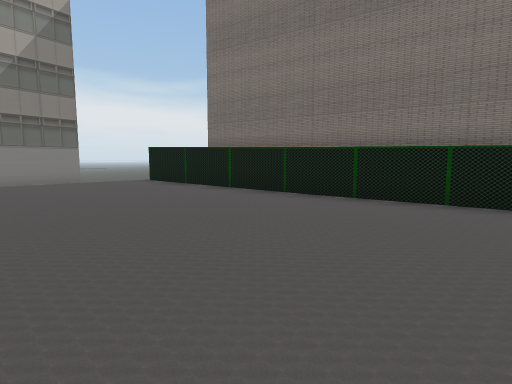
View 1 (above)

24 first-person views from a walk through a scene from a Unity 3-D project. The camera is 1.3 m above the floor, tilts 6° down and sees 80° across. The floor is counted in squares, 2 m on a side. Each view is taken from the middle of a square. On the plan, view 1 faces up. The plan holds only what a view shows up to about 10 squares ahead; the rest is blank. The place goes on beyond the plan. Some surface patterns are stand-ins.

View 2
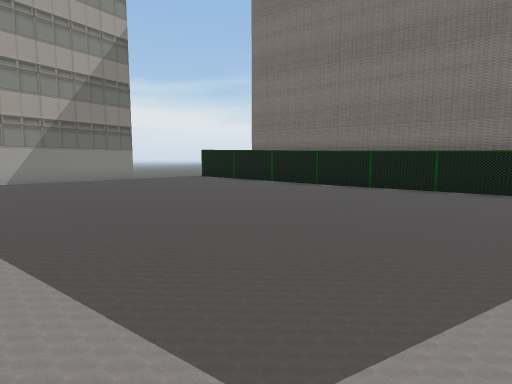

View 3
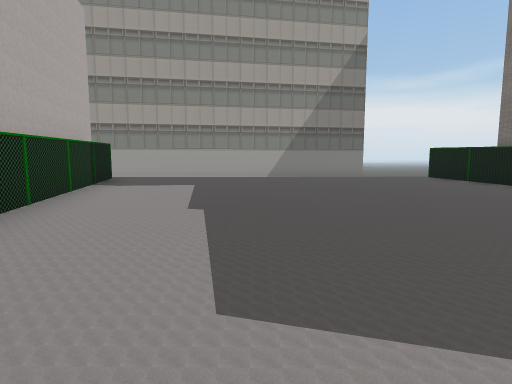

View 4
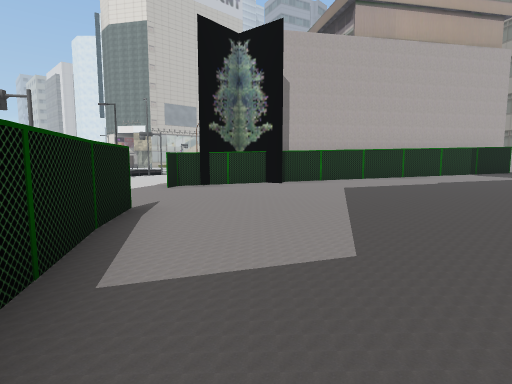

View 5
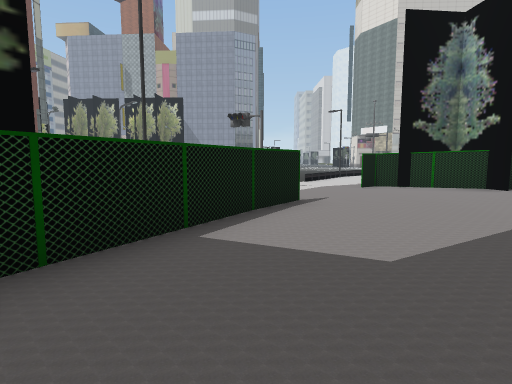

View 6
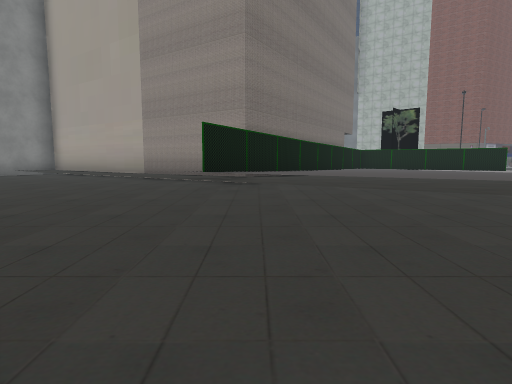

View 7
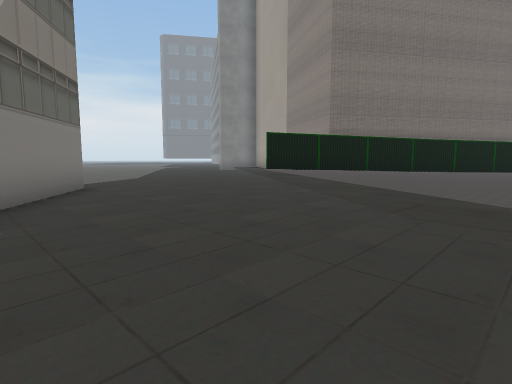

View 8
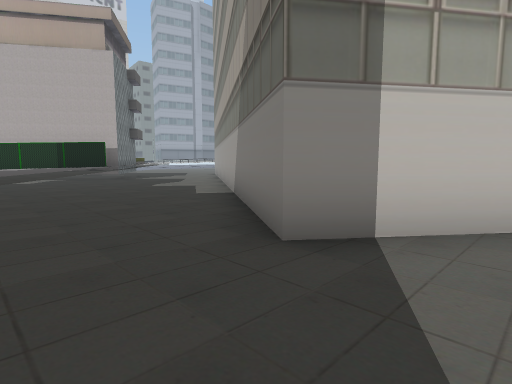

View 9
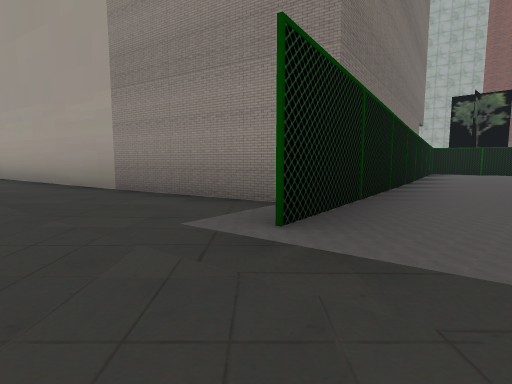

View 10
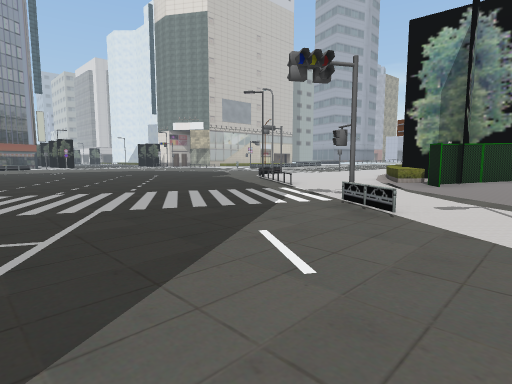

View 11
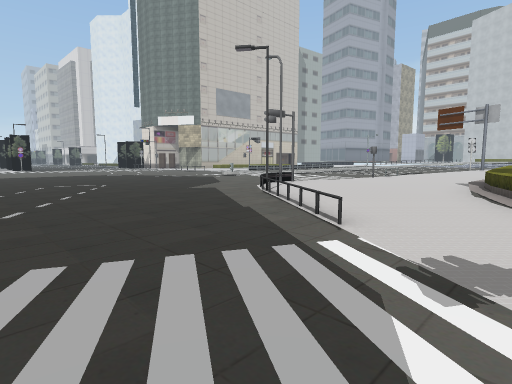

View 12
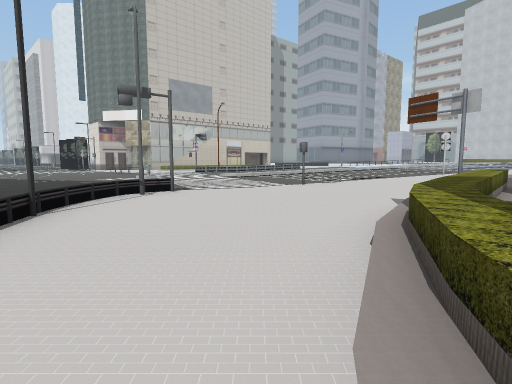

View 13
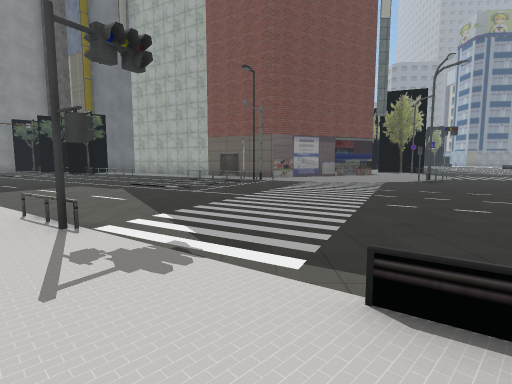

View 14
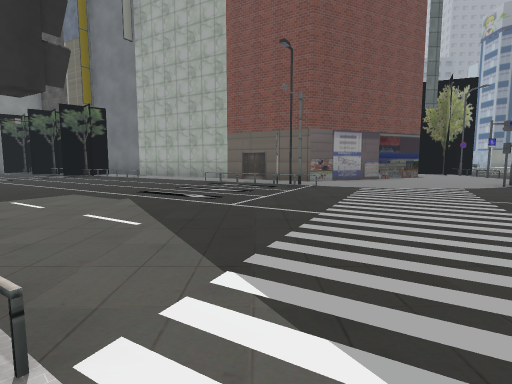

View 15
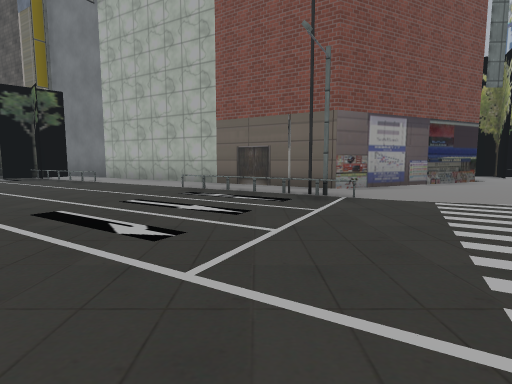

View 16
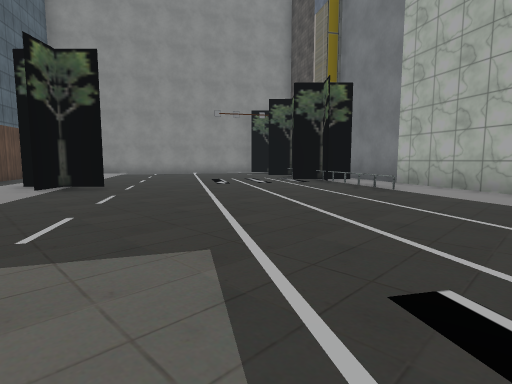

View 17
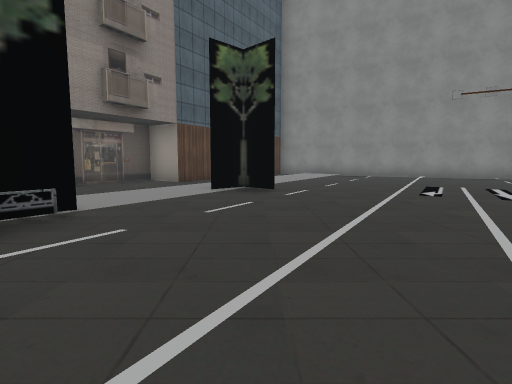

View 18
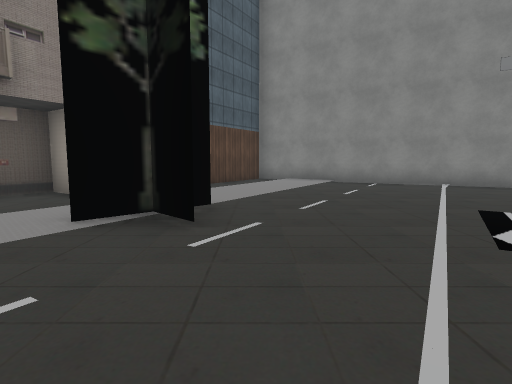

View 19
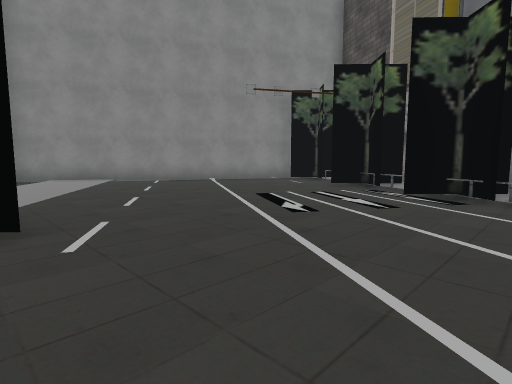

View 20
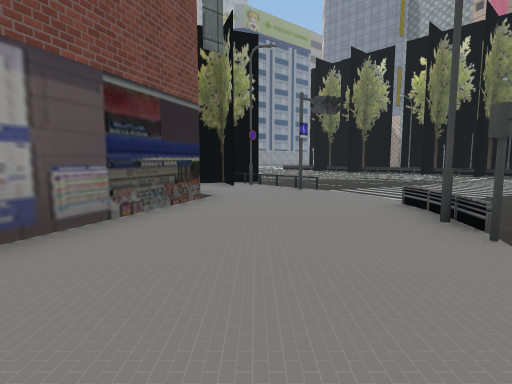

View 21
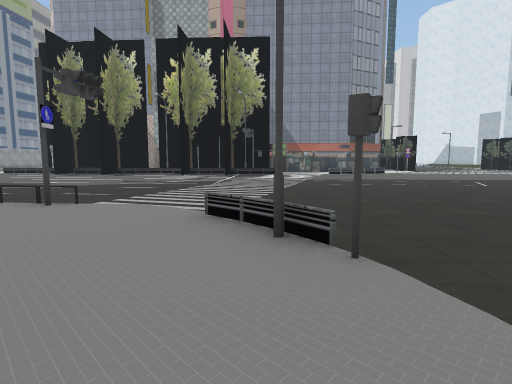

View 22
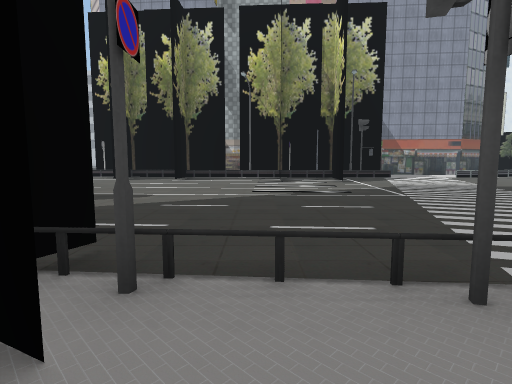

View 23
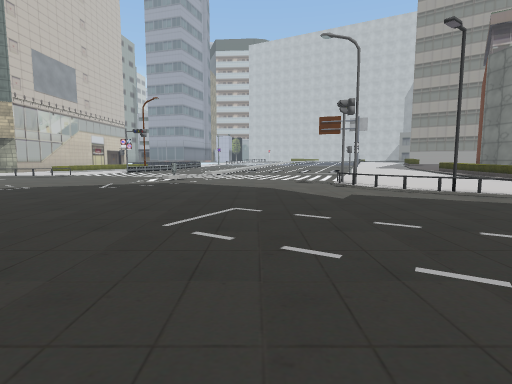

View 24
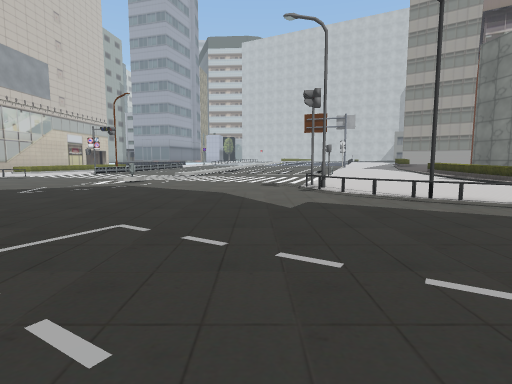

### Floor plan
Key: @ floor where view 1 was taken; # wall or solid block; x gap in a wall; . main floor; : floor 0.25 m higher than the main floor; + floor 0.5 m higher than the main floor; * floor 0.75 m higher than the main floor; / step, stairs or slope; = window, fence, low wall or low ledge; ^ raised ledge.
Columns run from 8 left of view 1 to 17 right of it. Each row starts with its distance up from view 1.
 12 ......../+#
 11 ##...../++#       ###
 10  ##....++##       #:###
  9 ##..../+##       ##/:/###
  8 #....+#+#       ##:/:...##
  7 ..../*###       #:/:/.....
  6 ....****###   ###::/......
  5 .../****++##  #::/:/......
  4 ..=****++++###::/##......#
  3 ./*****++++++##:/##:.....#
  2 .*****++++++++#///....:.##
  1 /*****+++++++## /......:##
  0 ##****++@+++##  #..:...=:#
 -1  ###*+++++++#   /......//#
 -2    ##+++++++#  ......./:##
 -3     ###++++:/:.......//##
 -4       ##++:///.......//#
 -5    ##  ###/:=.:...:.//##
 -6     +++^^/::::.....:=/#
 -7   /^^^^/:::/::::...=x##
 -8  +++::::::=..:::::.::#
 -9 +++::::::/.....::::::##
-10 ///:::::=/.......:::::#
-11 //:#::::/........./:::##
-12  /::::##.....:....#::::#
-13   :::......:.......=:::::
-14    ::...............::#:##
-15    ::...............::..==
-16    :..:............:::.:..
-17     /:.............::.....
-18    :.........:.....::.....
-19    ......   ......:::.....
-20    .....    ......::......
-21    ....         ..:::.::..
-22                 .:::.:....
-23                  ::.#  :..

Where each view was taken, in squares from view 1:
view 1: 0 up, 0 right, facing up
view 2: 2 down, 1 left, facing up
view 3: 2 down, 0 right, facing up-left
view 4: 2 up, 5 right, facing down-left
view 5: 3 up, 4 right, facing down
view 6: 7 up, 8 left, facing right
view 7: 3 up, 8 left, facing up-right
view 8: 12 up, 4 left, facing down-left
view 9: 8 up, 4 left, facing right
view 10: 3 down, 8 right, facing down-left
view 11: 6 down, 5 right, facing down-left
view 12: 6 down, 1 right, facing down-left
view 13: 7 down, 1 right, facing right
view 14: 6 down, 3 right, facing right
view 15: 6 down, 6 right, facing right
view 16: 4 down, 8 right, facing up-right
view 17: 3 down, 10 right, facing up
view 18: 0 up, 11 right, facing up
view 19: 0 up, 10 right, facing up-right
view 20: 9 down, 10 right, facing down-right
view 21: 10 down, 11 right, facing down
view 22: 13 down, 15 right, facing down
view 23: 14 down, 6 right, facing left
view 24: 13 down, 5 right, facing left
